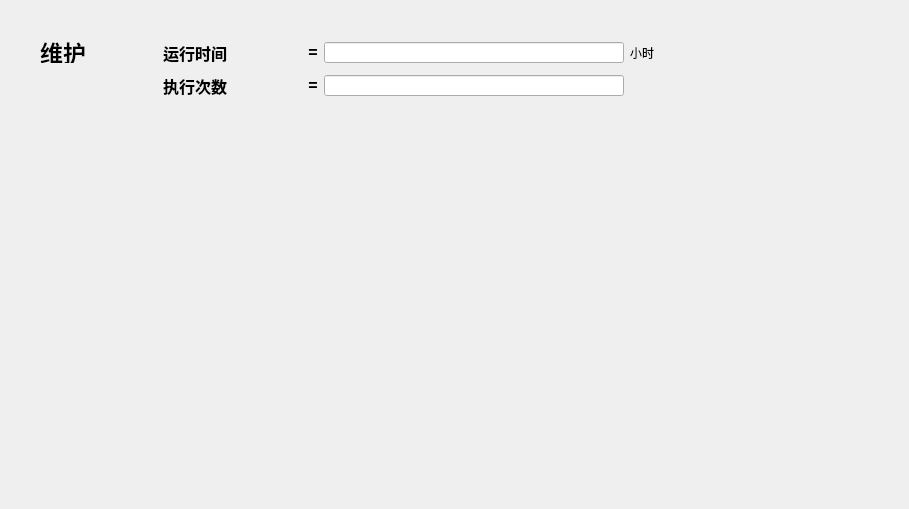
   <widget class="QWidget" name="tab_9">
    <attribute name="title">
     <string>维护</string>
    </attribute>
    <widget class="QWidget" name="widget_16" native="true">
     <property name="geometry">
      <rect>
       <x>0</x>
       <y>0</y>
       <width>900</width>
       <height>500</height>
      </rect>
     </property>
     <widget class="QLabel" name="label_249">
      <property name="geometry">
       <rect>
        <x>40</x>
        <y>40</y>
        <width>51</width>
        <height>23</height>
       </rect>
      </property>
      <property name="font">
       <font>
        <pointsize>17</pointsize>
        <weight>75</weight>
        <bold>true</bold>
       </font>
      </property>
      <property name="text">
       <string>维护</string>
      </property>
     </widget>
     <widget class="QWidget" name="layoutWidget">
      <property name="geometry">
       <rect>
        <x>163</x>
        <y>42</y>
        <width>491</width>
        <height>54</height>
       </rect>
      </property>
      <layout class="QGridLayout" name="gridLayout_15">
       <property name="verticalSpacing">
        <number>12</number>
       </property>
       <item row="0" column="0">
        <widget class="QLabel" name="label_244">
         <property name="font">
          <font>
           <pointsize>12</pointsize>
           <weight>75</weight>
           <bold>true</bold>
          </font>
         </property>
         <property name="text">
          <string>运行时间                </string>
         </property>
        </widget>
       </item>
       <item row="0" column="1">
        <widget class="QLabel" name="label_245">
         <property name="font">
          <font>
           <pointsize>12</pointsize>
           <weight>75</weight>
           <bold>true</bold>
          </font>
         </property>
         <property name="text">
          <string> =</string>
         </property>
        </widget>
       </item>
       <item row="0" column="2">
        <widget class="QLineEdit" name="line45">
         <property name="text">
          <string/>
         </property>
        </widget>
       </item>
       <item row="0" column="3">
        <widget class="QLabel" name="label_248">
         <property name="text">
          <string>小时</string>
         </property>
        </widget>
       </item>
       <item row="1" column="0">
        <widget class="QLabel" name="label_246">
         <property name="font">
          <font>
           <pointsize>12</pointsize>
           <weight>75</weight>
           <bold>true</bold>
          </font>
         </property>
         <property name="text">
          <string>执行次数                </string>
         </property>
        </widget>
       </item>
       <item row="1" column="1">
        <widget class="QLabel" name="label_247">
         <property name="font">
          <font>
           <pointsize>12</pointsize>
           <weight>75</weight>
           <bold>true</bold>
          </font>
         </property>
         <property name="text">
          <string> =</string>
         </property>
        </widget>
       </item>
       <item row="1" column="2">
        <widget class="QLineEdit" name="line46">
         <property name="text">
          <string/>
         </property>
        </widget>
       </item>
      </layout>
     </widget>
    </widget>
   </widget>
